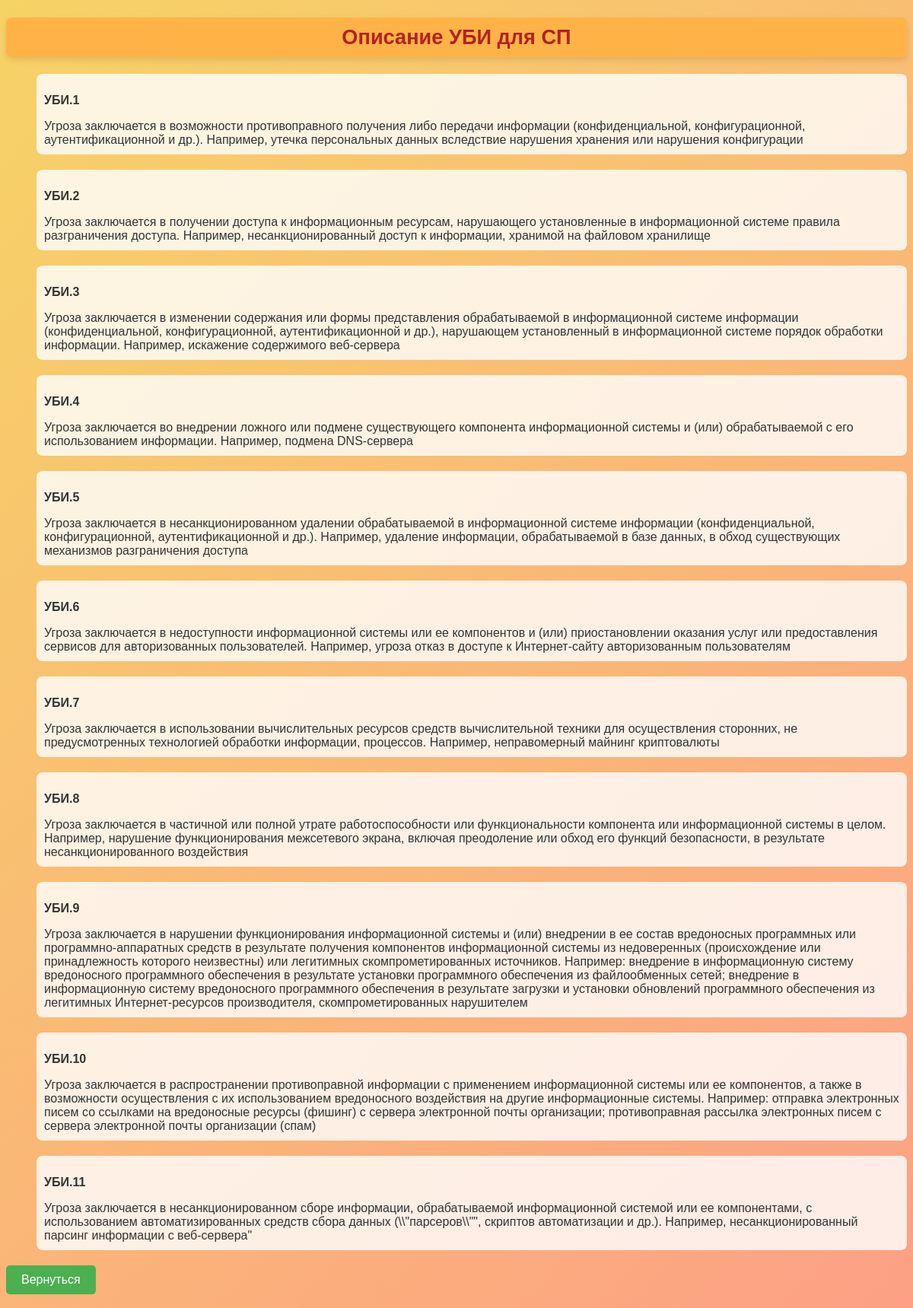
/info_ubi/СП.2.7, run on the app's committed database.
### threat/models.py (models this page shows, shortened)
class SPUBI(models.Model):
    sp_number = models.ForeignKey(SPWithDescription, on_delete=models.CASCADE, to_field='sp_number', related_name='ubis')
    possible_threats = models.ForeignKey(ThreatWithDescription, on_delete=models.CASCADE, to_field='possible_threats', related_name='threat_descriptions')

class ThreatWithDescription(models.Model):
    possible_threats = models.CharField(max_length=1000, unique=True)
    threat_description = models.CharField(max_length=1000)

### threat/views.py (the view)
# urls.py: path("info_ubi/<str:sp_numb>", views.DescriptionUbiView.as_view(), name='info_ubi'),
class DescriptionUbiView(View):
    def get(self, request, sp_numb):
        sp = get_object_or_404(SPWithDescription, sp_number=sp_numb)
        return render(request,
                      'threat/info_ubi.html',
                      {'sp': sp})

### threat/templates/threat/info_ubi.html (shortened to what this page needs)
{% extends 'threat/base.html' %}
{% load static %}
{% block content_css %}
<link rel="stylesheet" href=" {% static 'threat/info_ubi.css' %}">
{% endblock %}
{% block body %}
    <h2>Описание УБИ для СП</h2>
    <ul>
        {% for ubi in sp.ubis.all %}
        <li><p class="ubi-num">{{ ubi.possible_threats.possible_threats }}</p>{{ ubi.possible_threats.threat_description }}</li>
        {%endfor%}
    </ul>
    <a href = "{% url 'info_devices' %}">
        <button>Вернуться</button>
    </a>
{% endblock %}

### threat/templates/threat/base.html (shortened to what this page needs)
<!DOCTYPE html>
<html lang="en">
{% load static %}
<head>
    {% block content_css %} {% endblock %}
</head>
<body>
{% block body %}
{% endblock %}
</body>
</html>

### threat/static/threat/info_ubi.css (style rules this page uses)
body { font-family: Arial, sans-serif; background: linear-gradient(135deg, #f6d365 0%, #fda085 100%); padding: 0px; color: #333; }
h2 { background: #ffb347; color: #B22222; padding: 10px; border-radius: 8px; text-align: center; font-size: 1.7em; box-shadow: 0 4px 8px rgba(0, 0, 0, 0.1); }
li { display: block; margin-bottom: 20px; padding: 10px; background: rgba(255, 255, 255, 0.8); border-radius: 8px; }
.ubi-num { font-weight: bold; }
button { background: #4CAF50; color: white; padding: 10px 20px; margin-bottom: 10px; border: none; border-radius: 5px; cursor: pointer; font-size: 1em; transition: background 0.3s; }

### data on the page
SPUBI: possible_threats.possible_threats "УБИ.1", possible_threats.threat_description "Угроза заключается в возможности противоправного получения либо передачи информации (конфиденциальной, конфигурационной, аутентификационной и др.). Например, утечка персональных данных вследствие нарушения хранения или нарушения конфигурации"
SPUBI: possible_threats.possible_threats "УБИ.2", possible_threats.threat_description "Угроза заключается в получении доступа к информационным ресурсам, нарушающего установленные в информационной системе правила разграничения доступа. Например, несанкционированный доступ к информации, хранимой на файловом хранилище"
SPUBI: possible_threats.possible_threats "УБИ.3", possible_threats.threat_description "Угроза заключается в изменении содержания или формы представления обрабатываемой в информационной системе информации (конфиденциальной, конфигурационной, аутентификационной и др.), нарушающем установленный в информационной системе порядок обработки информации. Например, искажение содержимого веб-сервера"
SPUBI: possible_threats.possible_threats "УБИ.4", possible_threats.threat_description "Угроза заключается во внедрении ложного или подмене существующего компонента информационной системы и (или) обрабатываемой с его использованием информации. Например, подмена DNS-сервера"
SPUBI: possible_threats.possible_threats "УБИ.5", possible_threats.threat_description "Угроза заключается в несанкционированном удалении обрабатываемой в информационной системе информации (конфиденциальной, конфигурационной, аутентификационной и др.). Например, удаление информации, обрабатываемой в базе данных, в обход существующих механизмов разграничения доступа"
SPUBI: possible_threats.possible_threats "УБИ.6", possible_threats.threat_description "Угроза заключается в недоступности информационной системы или ее компонентов и (или) приостановлении оказания услуг или предоставления сервисов для авторизованных пользователей. Например, угроза отказ в доступе к Интернет-сайту авторизованным пользователям"
SPUBI: possible_threats.possible_threats "УБИ.7", possible_threats.threat_description "Угроза заключается в использовании вычислительных ресурсов средств вычислительной техники для осуществления сторонних, не предусмотренных технологией обработки информации, процессов. Например, неправомерный майнинг криптовалюты"
SPUBI: possible_threats.possible_threats "УБИ.8", possible_threats.threat_description "Угроза заключается в частичной или полной утрате работоспособности или функциональности компонента или информационной системы в целом. Например, нарушение функционирования межсетевого экрана, включая преодоление или обход его функций безопасности, в результате несанкционированного воздействия"
SPUBI: possible_threats.possible_threats "УБИ.9", possible_threats.threat_description "Угроза заключается в нарушении функционирования информационной системы и (или) внедрении в ее состав вредоносных программных или программно-аппаратных средств в результате получения компонентов информационной системы из недоверенных (происхождение или принадлежность которого неизвестны) или легитимных скомпрометированных источников. Например: внедрение в информационную систему вредоносного программного обеспечения в результате установки программного обеспечения из файлообменных сетей; внедрение в информационную систему вредоносного программного обеспечения в результате загрузки и установки обновлений программного обеспечения из легитимных Интернет-ресурсов производителя, скомпрометированных…"
SPUBI: possible_threats.possible_threats "УБИ.10", possible_threats.threat_description "Угроза заключается в распространении противоправной информации с применением информационной системы или ее компонентов, а также в возможности осуществления с их использованием вредоносного воздействия на другие информационные системы. Например: отправка электронных писем со ссылками на вредоносные ресурсы (фишинг) с сервера электронной почты организации; противоправная рассылка электронных писем с сервера электронной почты организации (спам)"
SPUBI: possible_threats.possible_threats "УБИ.11", possible_threats.threat_description "Угроза заключается в несанкционированном сборе информации, обрабатываемой информационной системой или ее компонентами, с использованием автоматизированных средств сбора данных (\\\\\"парсеров\\\\\"\", скриптов автоматизации и др.). Например, несанкционированный парсинг информации с веб-сервера\""
